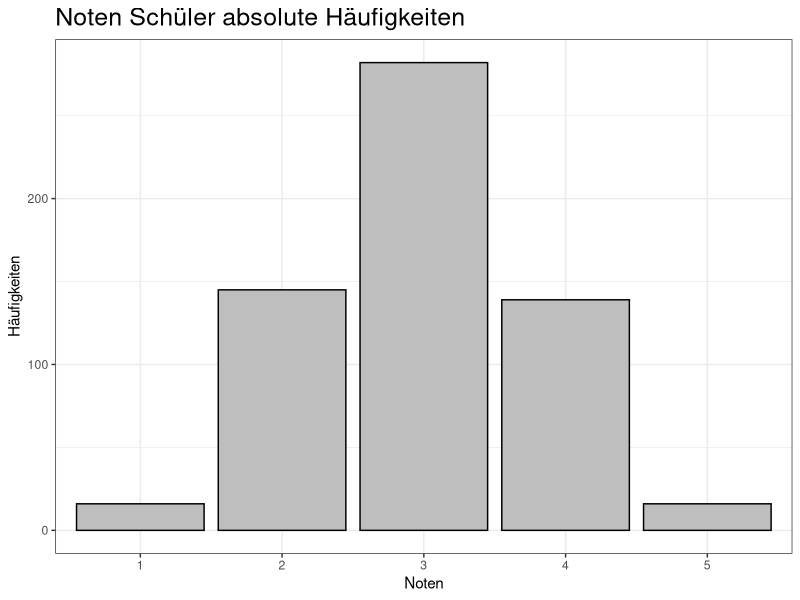
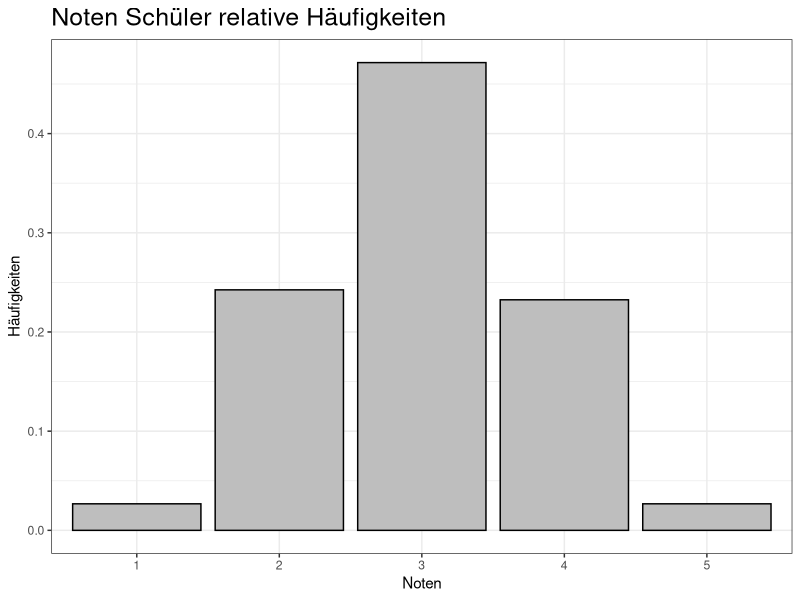
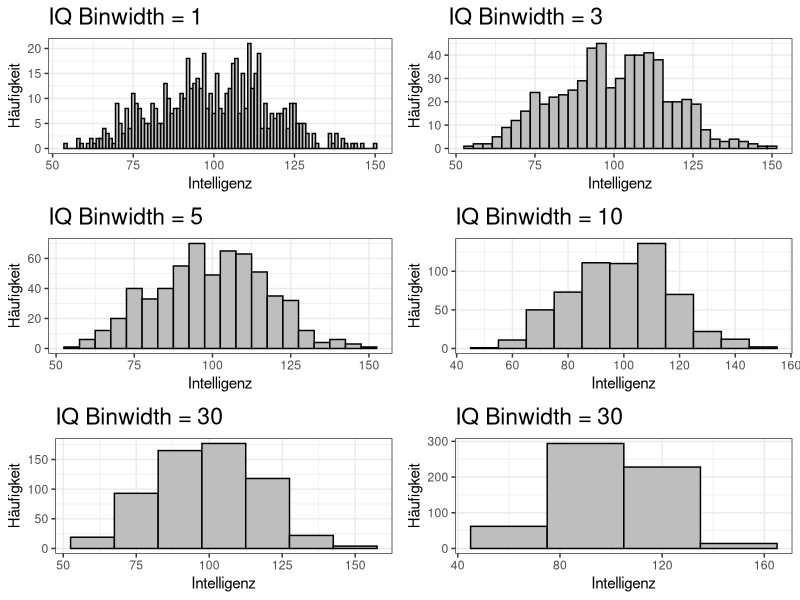

Here is the R script that generated these plots, in order:
##################################################################
#
# 02_Univariate deskriptive Statistik 1
# Kapitel 5.1 - 5.3
#
# Albert-Ludwigs-Universität Freiburg
# Institut für Erziehungswissenschaft
# SS 2014
# Studienfach: Bildungswissenschaft und Bildungsmanagement (B.A.)
# Seminar: Statistik I
# 09.04.2014
#
###################################################################

library(ggplot2)
library(grid)
library(gridExtra)

# **************** 5.2 Tabellarische Darstellung von Häufigkeitsverteilungen *********

# 5.2
# Dataframe Noten
schueler <- as.data.frame(c(rep(1,16), rep(2,145), rep(3,282), rep(4,139), rep(5,16)))
# Der einzigen Spalte einen Namen geben
colnames(schueler) <- c("Noten")

# Barchart der absoluten Häufigkeiten
barNotenAbs <- ggplot(schueler, aes(factor(Noten))) + geom_bar(fill="grey", colour="black") + labs(title="Noten Schüler absolute Häufigkeiten", x="Noten", y="Häufigkeiten") + theme_bw() + theme(plot.title=element_text(size=18))
barNotenAbs

# Barchart der relativen Häufigkeiten
barNotenAbs <- ggplot(schueler, aes(factor(Noten))) + geom_bar(aes(y = (..count..)/sum(..count..)), fill="grey", colour="black") + labs(title="Noten Schüler relative Häufigkeiten", x="Noten", y="Häufigkeiten") + theme_bw() + theme(plot.title=element_text(size=18))
barNotenAbs

# Häufigkeiten absolut und relativ
prop.table(table(schueler$Noten))*100
table(schueler$Noten)
sum(prop.table(table(schueler$Noten))) # Sanity check, dass die Prozente auch 1 ergeben

# Percentile, Quantile und Median anzeigen
quantile(schueler$Noten, c(.25, .50, .75))
quantile(schueler$Noten, seq(0, 1, by = .1))


# **************** 5.3 Grafische Darstellung von Häufigkeitsverteilungen *************

# 5.3.2 Stamm-Blatt Diagramm
# IQ-Daten als Dataframe
iqStudie <- as.data.frame(c(85, 87, 88, 96, 96, 97, 101, 103, 124, 127))
colnames(iqStudie) <- c("IQ")
stem(iqStudie$IQ)

# 5.3.3 Histogram
# Intelligenzdaten
# Der folgende Vector erzeugt ähnliche Werte wie sie in Kapitel 5.3.3 (S. 66) dargestellt werden
iq <- c(54, sample(55:69, 21, replace=T), sample(70:84, 100, replace=T), sample(85:99, 174, replace=T), sample(100:114, 192, replace=T), sample(115:129, 92, replace=T), sample(130:144, 16, replace=T), 146, 150)
# Erzeuge Dataframe aus vector
iqStudie2 <- as.data.frame(iq)
colnames(iqStudie2) <- c("IQ")
#
# Create Histograms
# Binwidth = 1
histIQBar1 <- ggplot(iqStudie2, aes(x=IQ)) + geom_histogram(binwidth=1, colour="black", fill="grey") + labs(title="IQ Binwidth = 1", x="Intelligenz", y="Häufigkeit") + theme_bw() + theme(plot.title = element_text(size = rel(1.5)))
#
# Binwidth = 3
histIQBar2 <- ggplot(iqStudie2, aes(x=IQ)) + geom_histogram(binwidth=3, colour="black", fill="grey") + labs(title="IQ Binwidth = 3", x="Intelligenz", y="Häufigkeit") + theme_bw() + theme(plot.title = element_text(size = rel(1.5)))
#
# Bindwidth = 5
histIQBar3 <- ggplot(iqStudie2, aes(x=IQ)) + geom_histogram(binwidth=5, colour="black", fill="grey") + labs(title="IQ Binwidth = 5", x="Intelligenz", y="Häufigkeit") + theme_bw() + theme(plot.title = element_text(size = rel(1.5)))
#
# Binwidth = 10
histIQBar4 <- ggplot(iqStudie2, aes(x=IQ)) + geom_histogram(binwidth=10, colour="black", fill="grey") + labs(title="IQ Binwidth = 10", x="Intelligenz", y="Häufigkeit") + theme_bw() + theme(plot.title = element_text(size = rel(1.5)))
#
# Binwidth = 15
histIQBar5 <- ggplot(iqStudie2, aes(x=IQ)) + geom_histogram(binwidth=15, colour="black", fill="grey") + labs(title="IQ Binwidth = 30", x="Intelligenz", y="Häufigkeit") + theme_bw() + theme(plot.title = element_text(size = rel(1.5)))
#
# Bindwidth = 30
histIQBar6 <- ggplot(iqStudie2, aes(x=IQ)) + geom_histogram(binwidth=30, colour="black", fill="grey") + labs(title="IQ Binwidth = 30", x="Intelligenz", y="Häufigkeit") + theme_bw() + theme(plot.title = element_text(size = rel(1.5)))
#
grid.arrange(histIQBar1, histIQBar2, histIQBar3, histIQBar4, histIQBar5, histIQBar6, ncol=2)
